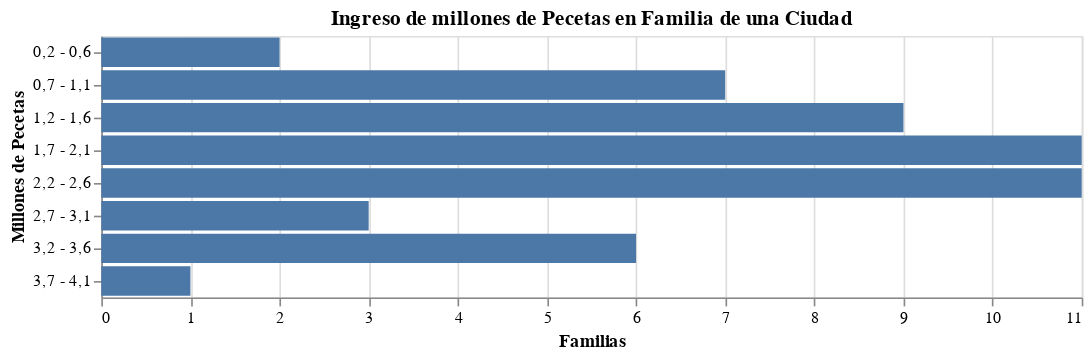

Notebook source saved alongside this figure:
### Code cell
## Grafico de Barras:
alt.Chart(df).mark_bar().encode(
    x= alt.X("Frecuencia",title = "Familias"),
    y= alt.Y("Intervalo", title = "Millones de Pecetas")
). properties(
    title = "Ingreso de millones de Pecetas en Familia de una Ciudad",
    width = 600
)

### Figure 1 — Vega-Lite specification as saved in the notebook (floating-point values rounded to 4 significant figures)
{"config": {"view": {"continuousWidth": 400, "continuousHeight": 300}}, "data": {"name": "data-787ef48d20fb49ecb20c6b93b1aa3919"}, "mark": "bar", "encoding": {"x": {"field": "Frecuencia", "title": "Familias", "type": "quantitative"}, "y": {"field": "Intervalo", "title": "Millones de Pecetas", "type": "nominal"}}, "title": "Ingreso de millones de Pecetas en Familia de una Ciudad", "width": 600, "$schema": "https://vega.github.io/schema/vega-lite/v4.17.0.json", "datasets": {"data-787ef48d20fb49ecb20c6b93b1aa3919": [{"Intervalo": "0,2 - 0,6", "Frecuencia": 2, "MC": "0,4", "F.A.": 2, "F.R.": "0,04", "F.R.A. ": "0,04", "F.R.A.P. %": 4, "L.I.": "0,2", "L.S.": "0,6", "L.R.C.": "0,15 - 0,65", "L.R.I.": "0,15", "L.R.S.": "0,15"}, {"Intervalo": "0,7 - 1,1", "Frecuencia": 7, "MC": "0,9", "F.A.": 9, "F.R.": "0,14", "F.R.A. ": "0,18", "F.R.A.P. %": 18, "L.I.": "0,7", "L.S.": "1,1", "L.R.C.": "0,65-1,15", "L.R.I.": "0,65", "L.R.S.": "0,65"}, {"Intervalo": "1,2 - 1,6", "Frecuencia": 9, "MC": "1,4", "F.A.": 18, "F.R.": "0,18", "F.R.A. ": "0,36", "F.R.A.P. %": 36, "L.I.": "1,2", "L.S.": "1,6", "L.R.C.": "1,15-1,65", "L.R.I.": "1,15", "L.R.S.": "1,15"}, {"Intervalo": "1,7 - 2,1", "Frecuencia": 11, "MC": "1,9", "F.A.": 29, "F.R.": "0,22", "F.R.A. ": "0,58", "F.R.A.P. %": 58, "L.I.": "1,7", "L.S.": "2,1", "L.R.C.": "1,65-2,15", "L.R.I.": "1,65", "L.R.S.": "1,65"}, {"Intervalo": "2,2 - 2,6", "Frecuencia": 11, "MC": "2,4", "F.A.": 40, "F.R.": "0,22", "F.R.A. ": "0,8", "F.R.A.P. %": 80, "L.I.": "2,2", "L.S.": "2,6", "L.R.C.": "2,15-2,65", "L.R.I.": "2,15", "L.R.S.": "2,15"}, {"Intervalo": "2,7 - 3,1", "Frecuencia": 3, "MC": "2,9", "F.A.": 43, "F.R.": "0,06", "F.R.A. ": "0,86", "F.R.A.P. %": 86, "L.I.": "2,7", "L.S.": "3,1", "L.R.C.": "2,65-3,15", "L.R.I.": "2,65", "L.R.S.": "2,65"}, {"Intervalo": "3,2 - 3,6", "Frecuencia": 6, "MC": "3,4", "F.A.": 49, "F.R.": "0,12", "F.R.A. ": "0,98", "F.R.A.P. %": 98, "L.I.": "3,2", "L.S.": "3,6", "L.R.C.": "3,15-3,65", "L.R.I.": "3,15", "L.R.S.": "3,15"}, {"Intervalo": "3,7 - 4,1", "Frecuencia": 1, "MC": "3,9", "F.A.": 50, "F.R.": "0,02", "F.R.A. ": "1", "F.R.A.P. %": 100, "L.I.": "3,7", "L.S.": "4,1", "L.R.C.": "3,65-4,15", "L.R.I.": "3,65", "L.R.S.": "3,65"}]}}
